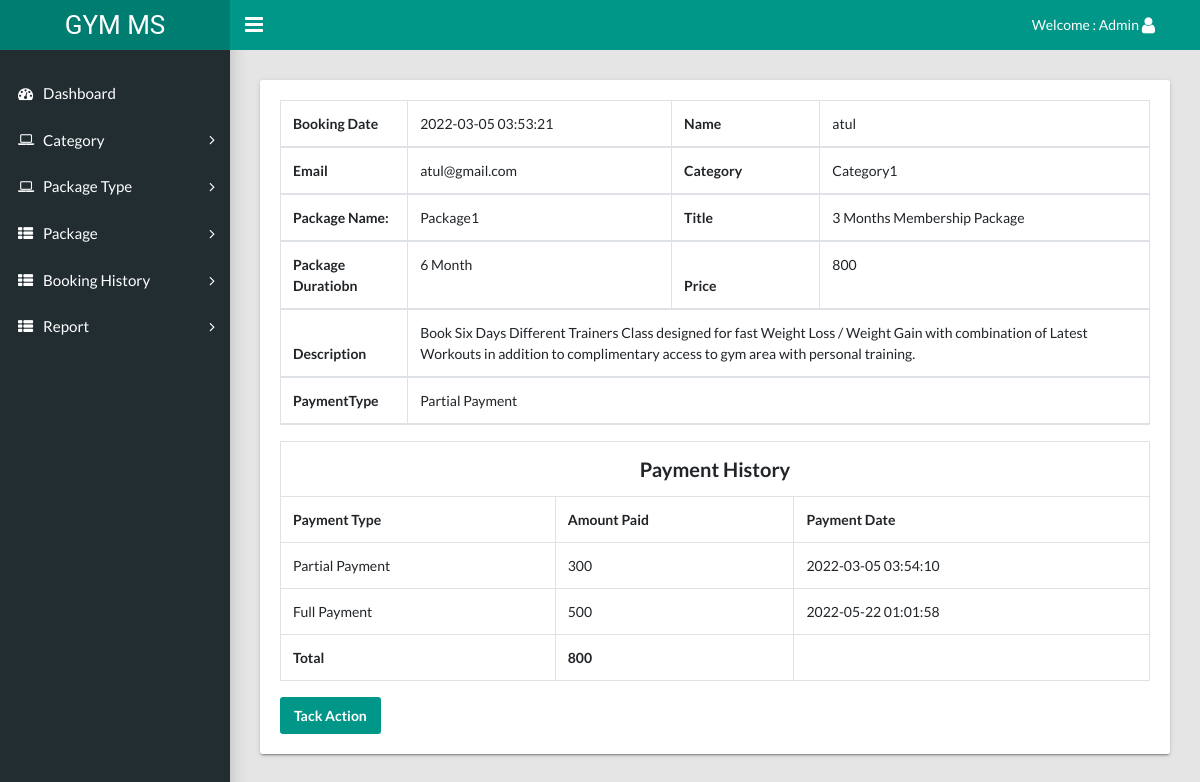
Page /gym/admin/booking-history-details.php?bookingid=1 (signed in) on the committed database.
### tables this page shows
CREATE TABLE `tblbooking` (
  `id` int(11) NOT NULL,
  `package_id` varchar(45) DEFAULT NULL,
  `userid` varchar(45) DEFAULT NULL,
  `booking_date` timestamp NULL DEFAULT current_timestamp(),
  `payment` varchar(45) DEFAULT NULL,
  `paymentType` varchar(45) DEFAULT NULL
);

CREATE TABLE `tbluser` (
  `id` int(11) NOT NULL,
  `fname` varchar(45) DEFAULT NULL,
  `lname` varchar(45) DEFAULT NULL,
  `email` varchar(45) DEFAULT NULL,
  `mobile` varchar(45) DEFAULT NULL,
  `password` varchar(100) DEFAULT NULL,
  `state` varchar(45) DEFAULT NULL,
  `city` varchar(45) DEFAULT NULL,
  `address` varchar(200) DEFAULT NULL,
  `create_date` timestamp NULL DEFAULT current_timestamp()
);

CREATE TABLE `tblcategory` (
  `id` int(11) NOT NULL,
  `category_name` varchar(45) DEFAULT NULL,
  `status` varchar(45) DEFAULT '0'
);

CREATE TABLE `tblpackage` (
  `id` int(11) NOT NULL,
  `cate_id` varchar(45) DEFAULT NULL,
  `PackageName` varchar(45) DEFAULT NULL
);

CREATE TABLE `tbladdpackage` (
  `id` int(11) NOT NULL,
  `category` varchar(45) DEFAULT NULL,
  `titlename` varchar(450) DEFAULT NULL,
  `PackageType` varchar(45) DEFAULT NULL,
  `PackageDuratiobn` varchar(45) DEFAULT NULL,
  `Price` varchar(45) DEFAULT NULL,
  `uploadphoto` varchar(450) DEFAULT NULL,
  `Description` varchar(450) DEFAULT NULL,
  `create_date` timestamp NULL DEFAULT current_timestamp()
);

CREATE TABLE `tblpayment` (
  `id` int(11) NOT NULL,
  `bookingID` varchar(45) DEFAULT NULL,
  `paymentType` varchar(45) DEFAULT NULL,
  `payment` varchar(45) DEFAULT NULL,
  `payment_date` timestamp NULL DEFAULT current_timestamp()
);

### gym/admin/booking-history-details.php (the view, shortened to what this page needs)
<?php session_start();
include  'include/config.php';
if (strlen($_SESSION['adminid']==0)) {
  header('location:logout.php');
  } else{
$bookindid=$_GET['bookingid'];
?>
<!DOCTYPE html>
<html lang="en">
  <head>
    <link rel="stylesheet" type="text/css" href="css/main.css">
    <link rel="stylesheet" type="text/css" href="https://maxcdn.bootstrapcdn.com/font-awesome/4.7.0/css/font-awesome.min.css">
  </head>
  <body class="app sidebar-mini rtl">
   <?php include 'include/header.php'; ?>
    <?php include 'include/sidebar.php'; ?>
    <main class="app-content">
       <div class="row">
        <div class="col-md-12">
          <div class="tile">
            <div class="tile-body">
              <table class="table table-hover table-bordered">
                <thead>
                   <?php
                  $sql="SELECT t1.id as bookingid,t3.fname as Name, t3.email as email,t1.booking_date as bookingdate,t2.titlename as title,t2.PackageDuratiobn as PackageDuratiobn,
t2.Price as Price,t2.Description as Description,t4.category_name as category_name,t5.PackageName as PackageName,payment,paymentType FROM tblbooking as t1
 join tbladdpackage as t2
on t1.package_id =t2.id
join tbluser as t3
on t1.userid=t3.id
join tblcategory as t4
on t2.category=t4.id
join tblpackage as t5
on t2.PackageType=t5.id
 where t1.id=:bookindid";
                  $query= $dbh->prepare($sql);
                  $query->bindParam(':bookindid',$bookindid, PDO::PARAM_STR);
                  $query-> execute();
                  $results = $query -> fetchAll(PDO::FETCH_OBJ);
                  $cnt=1;
                  if($query -> rowCount() > 0)
                  {
                  foreach($results as $result)
                  {
                  ?>
                  <tr>
                   <th>Booking Date</th>
                   <td><?php echo $result->bookingdate; ?></td>
                    <th>Name</th>
                    <td><?php echo $result->Name; ?></td>
                  </tr>
                  <tr>
                   <th>Email</th>
                   <td><?php echo $result->email; ?></td>
                    <th>Category</th>
                    <td><?php echo $result->category_name; ?></td>
                  </tr>
                  <tr>
                   <th>Package Name:</th>
                   <td><?php echo $result->PackageName; ?></td>
                    <th>Title</th>
                    <td><?php echo $result->title; ?></td>
                  </tr>
                  <tr>
                   <th>Package Duratiobn</th>
                   <td><?php echo $result->PackageDuratiobn; ?></td>
                    <th>Price</th>
                    <td><?php echo $result->Price; ?></td>
                  </tr>
                  <tr>
                   <th>Description</th>
                   <td colspan="3"><?php echo $result->Description; ?></td>
                  </tr>
                  <tr>
                   <th>PaymentType</th>
                   <td colspan="3"><?php echo $ptype=$result->paymentType; ?></td>
                  </tr>
                  <?php  $cnt=$cnt+1; } } ?>
                </thead>
              </table>
            <?php   $sql="SELECT * from tblpayment
 where bookingID=:bookindid";
                  $query= $dbh->prepare($sql);
                  $query->bindParam(':bookindid',$bookindid, PDO::PARAM_STR);
                  $query-> execute();
                  $results = $query -> fetchAll(PDO::FETCH_OBJ);
                  if($query -> rowCount() > 0)
                  { ?>
                       <table class="table table-hover table-bordered">
                        <tr>
                          <th colspan="3" style="text-align:center;font-size:20px;">Payment History</th>
                        </tr>
                        <tr>
                          <th>Payment Type</th>
                          <th>Amount Paid</th>
                          <th>Payment Date</th>
                        </tr>
 <?php foreach($results as $result)
                  { ?>
<tr>
  <td><?php echo $result->paymentType; ?></td>
  <td><?php echo $tpayment=$result->payment; ?></td>
  <td><?php echo $result->payment_date; ?></td>
</tr>
<?php
$gpayment+=$tpayment;
}  ?>
<tr>
  <th>Total</th>
  <th><?php echo $gpayment;?></th>
</tr>
                       </table>
                     <?php } ?>
               <td>
                <?php
                if($ptype=='Full Payment')
                {
                  echo ' <button type="button" class="btn btn-primary" disabled="" data-toggle="modal" data-target="#myModal">Tack Action</button>';
                }
                else{
echo ' <button type="button" class="btn btn-primary" data-toggle="modal" data-target="#myModal">Tack Action</button>';                }
               ?>
                     </td>
            </div>
          </div>
        </div>
      </div>
    </main>
  </body>
</html>
  <?php } ?>

### rows in the picture
tblbooking: booking_date "2022-03-05 03:53:21", userid.fname "atul", userid.email "atul@gmail.com", tblcategory.category_name "Category1", tblpackage.PackageName "Package1", tbladdpackage.titlename "3 Months Membership Package", tbladdpackage.PackageDuratiobn "6 Month", tbladdpackage.Price "800", tbladdpackage.Description "Book Six Days Different Trainers Class designed for fast Weight Loss / Weight Gain with combination of Latest Workouts in addition to complimentary access to gym area with personal training.", paymentType "Partial Payment"
tblpayment: paymentType "Partial Payment", payment "300", payment_date "2022-03-05 03:54:10"
tblpayment: paymentType "Full Payment", payment "500", payment_date "2022-05-22 01:01:58"

### other values in the picture
$gpayment "800"
